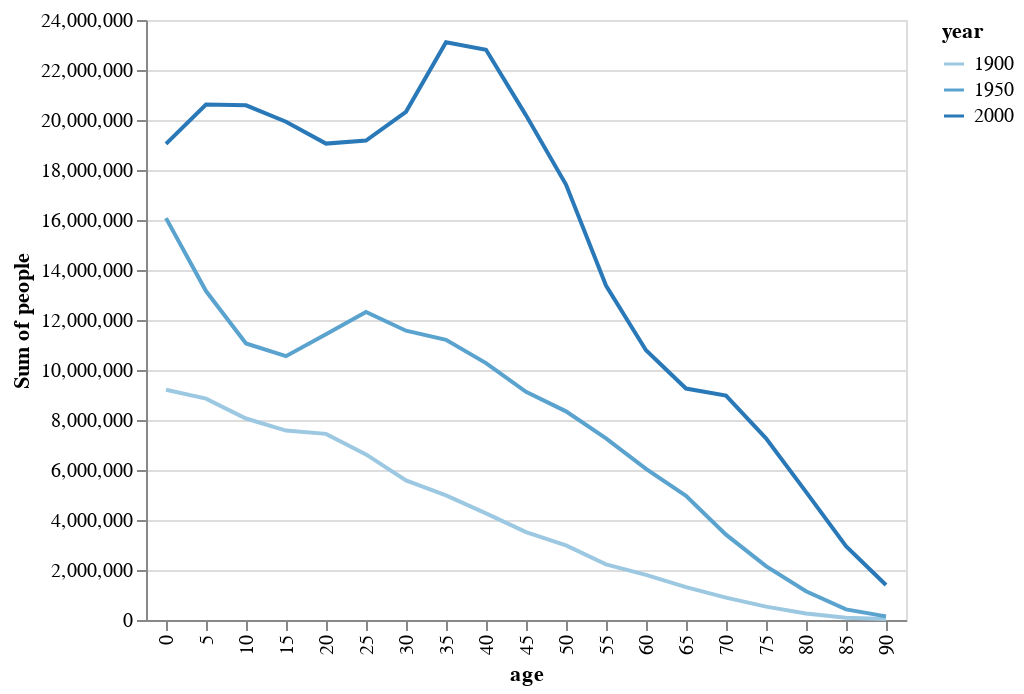

The notebook cell this image was saved under:
### Markdown cell above
### One Of

### Code cell
alt.Chart(dataset).mark_line().encode(
    x='age:O',
    y='sum(people):Q',
    color='year:O'
).transform_filter(
    alt.FieldOneOfPredicate(field='year', oneOf=[1900, 1950, 2000])
)

### Figure 1 — Vega-Lite specification as saved in the notebook (floating-point values rounded to 4 significant figures; data arrays with more than 128 entries replaced by an {"elided": "..."} marker saying what was removed)
{"config": {"view": {"continuousWidth": 400, "continuousHeight": 300}}, "data": {"name": "data-45e35b5faa42c7034b347e8bcfc8b805"}, "mark": "line", "encoding": {"color": {"type": "ordinal", "field": "year"}, "x": {"type": "ordinal", "field": "age"}, "y": {"type": "quantitative", "aggregate": "sum", "field": "people"}}, "transform": [{"filter": {"field": "year", "oneOf": [1900, 1950, 2000]}}], "$schema": "https://vega.github.io/schema/vega-lite/v4.8.1.json", "datasets": {"data-45e35b5faa42c7034b347e8bcfc8b805": {"elided": "570 records"}}}
